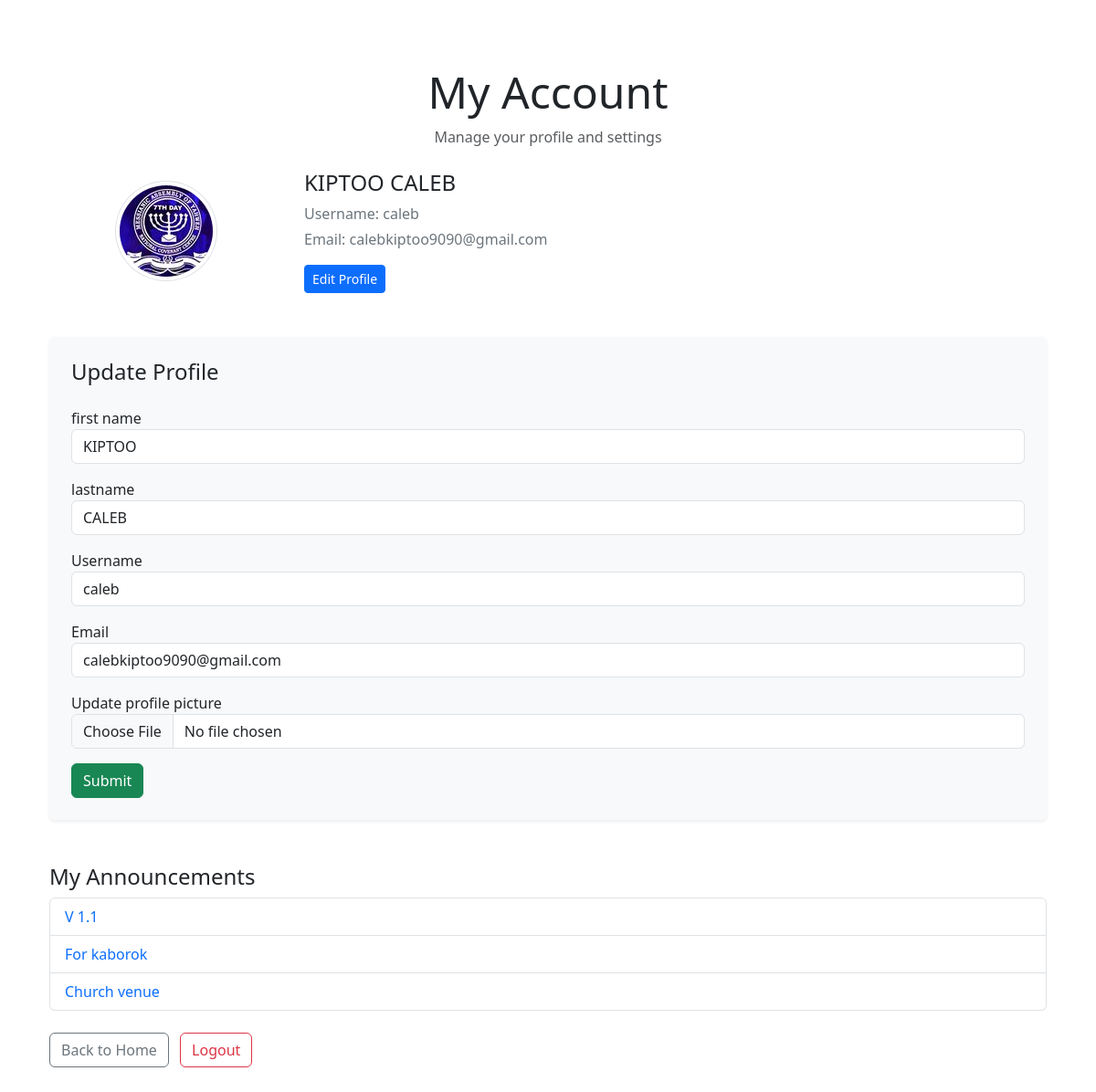
Page /account (signed in) on the committed database.
### application/models.py (models this page shows, shortened)
class User(db.Model, UserMixin):
    id = db.Column(db.Integer, primary_key=1)
    firstname = db.Column(db.String(20), nullable=False)
    lastname = db.Column(db.String(20),  nullable=False)
    email = db.Column(db.String(120), unique=1, nullable=0)
    username = db.Column(db.String(20), unique=True, nullable=False)
    role = db.Column(db.String(20), nullable=False, default='member')
    branch = db.Column(db.String(20), nullable=False)
    date_of_birth = db.Column(db.Date, nullable=False)
    image_file = db.Column(db.String(20), nullable=False, default='default.jpg')
    password = db.Column(db.String(60), nullable=False)
    posts = db.relationship('Announcement', backref='author', lazy=True)

class Announcement(db.Model):
    id = db.Column(db.Integer, primary_key=True)
    title = db.Column(db.String(100), nullable=False)
    content = db.Column(db.Text, nullable=False)
    branch = db.Column(db.String(50), nullable=False)
    date_posted = db.Column(db.DateTime, nullable=False, default=datetime.utcnow)
    user_id = db.Column(db.Integer, db.ForeignKey('user.id'), nullable=False)

### application/users/routes.py (the view)
@users.route('/account', methods=['GET', 'POST'])
@login_required
def account():
  form = UpdateAccountForm()
  announcements = Announcement.query.filter_by(user_id=current_user.id)
  if form.validate_on_submit():
    if form.profile.data:
      old_picture = current_user.image_file
      picture_file = save_picture(form.profile.data, old_picture)
      current_user.image_file = picture_file
      db.session.add(current_user)  # Explicitly add current_user to the session
    current_user.username = form.username.data
    current_user.email = form.email.data
    current_user.firstname = form.firstname.data
    current_user.lastname = form.lastname.data
    try:
      db.session.commit()
      db.session.refresh(current_user)  # Ensure current_user reflects latest data
      print(f"Updated image file: {current_user.image_file}")  # Debug
    except Exception as e:
      print(f"Database commit failed: {e}")
      return redirect(url_for('users.account'))
  elif request.method == 'GET':
    form.username.data = current_user.username
    form.email.data = current_user.email
    form.firstname.data = current_user.firstname
    form.lastname.data = current_user.lastname
  image_file = url_for('static', filename='profile_pics/' + current_user.image_file)
  return render_template('account.html', title='Account', form=form, image_file=image_file, announcements=announcements)

### application/users/forms.py (shortened to what this page needs)
class UpdateAccountForm(FlaskForm):
    email = StringField('Email', validators=[DataRequired(), Email()])
    firstname = StringField('first name', validators=[DataRequired(), Length(min=2)])
    lastname = StringField('lastname', validators=[DataRequired(), Length(min=2)])
    profile = FileField('Update profile picture', validators=[FileAllowed(['jpg', 'png', 'jpeg'])])
    username = StringField('Username', validators=[DataRequired(), Length(min=3, max=20)])
    submit =SubmitField('Submit')

### application/models.py (called while the page is built)
@login_manager.user_loader
def load_user(user_id):
    return User.query.get(int(user_id))

### application/templates/account.html (shortened to what this page needs)
{% extends "layout.html" %}
{% block content %}
<div class="container py-5">
  <div class="text-center mb-4">
    <h1 class="display-5">My Account</h1>
    <p class="text-muted">Manage your profile and settings</p>
  </div>
  <div class="row align-items-center mb-5">
    <div class="col-md-3 text-center">
      <img src="{{ image_file }}" alt="Profile Picture" class="img-thumbnail rounded-circle" style="max-width: 150px;">
    </div>
    <div class="col-md-9">
      <h4>{{ form.firstname.data }} {{ form.lastname.data }}</h4>
      <p class="text-secondary mb-1">Username: {{ form.username.data }}</p>
      <p class="text-secondary">Email: {{ form.email.data }}</p>
      <button class="btn btn-primary btn-sm">Edit Profile</button>
    </div>
  </div>
  <form action="" method="POST" enctype="multipart/form-data" class="bg-light p-4 rounded shadow-sm">
    <h4 class="mb-4">Update Profile</h4>
    <div class="mb-3">
      {{ form.firstname.label }} <br>
      {{ form.firstname(class_="form-control") }}
    </div>
    <div class="mb-3">
      {{ form.lastname.label }} <br>
      {{ form.lastname(class_="form-control") }}
    </div>
    <div class="mb-3">
      {{ form.username.label }} <br>
      {{ form.username(class_="form-control") }}
    </div>
    <div class="mb-3">
      {{ form.email.label }} <br>
      {{ form.email(class_="form-control") }}
    </div>
    <div class="mb-3">
      {{ form.profile.label }} <br>
      {{ form.profile(class_="form-control") }}
    </div>
    <div>
      {{ form.submit(class_="btn btn-success") }}
    </div>
  </form>
  <div class="mt-5">
    <h4>My Announcements</h4>
    <ul class="list-group">
      {% for announcement in announcements %}
        <li class="list-group-item">
          <a href="{{ url_for('announcements.announcements', announcement_id=announcement.id) }}" class="text-decoration-none text-primary">
            {{ announcement.title }}
          </a>
        </li>
      {% endfor %}
    </ul>
  </div>
  <div class="mt-4">
    <a href="{{ url_for('main.home') }}" class="btn btn-outline-secondary me-2">Back to Home</a>
    <a href="{{ url_for('main.logout') }}" class="btn btn-outline-danger">Logout</a>
  </div>
</div>
{% endblock content %}

### rows in the picture
User: firstname.data "KIPTOO", lastname.data "CALEB", username.data "caleb", email.data "calebkiptoo9090@gmail.com", firstname "KIPTOO", lastname "CALEB", username "caleb", email "calebkiptoo9090@gmail.com"
Announcement: title "V 1.1"
Announcement: title "For kaborok"
Announcement: title "Church venue"
